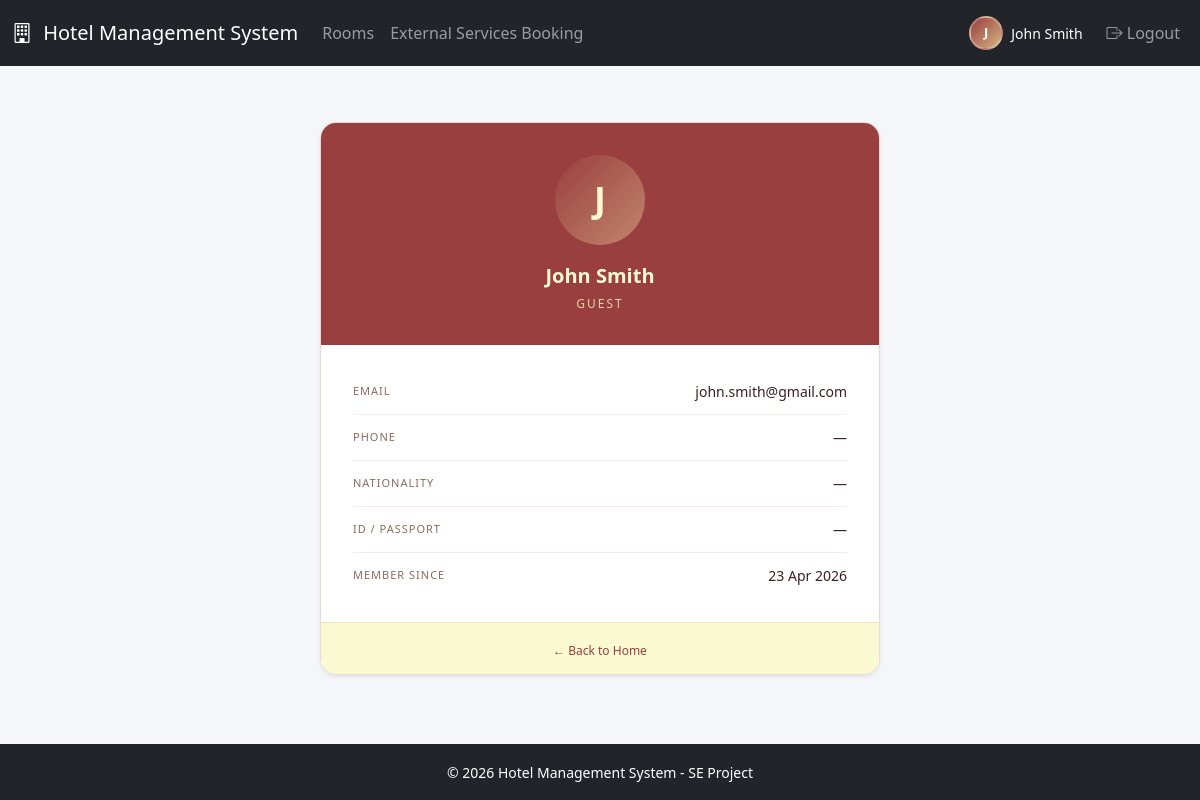
The app's page /?url=Home/guestprofile (signed in) with its own data.
### tables this page shows
CREATE TABLE users (
    id           INT UNSIGNED AUTO_INCREMENT PRIMARY KEY,
    role_id      INT UNSIGNED NOT NULL,
    name         VARCHAR(100) NOT NULL,
    email        VARCHAR(150) NOT NULL UNIQUE,
    password     VARCHAR(255) NOT NULL,           
    is_active    TINYINT(1)   NOT NULL DEFAULT 1,
    created_at   TIMESTAMP    DEFAULT CURRENT_TIMESTAMP,
    updated_at   TIMESTAMP    DEFAULT CURRENT_TIMESTAMP ON UPDATE CURRENT_TIMESTAMP,
    CONSTRAINT fk_users_role FOREIGN KEY (role_id) REFERENCES roles(id)
);

### core/Controller.php (called while the page is built, shortened)
<?php
class Controller
{
    protected function view(string $viewPath, array $data = []): void
    {
        extract($data);
        $file = VIEW_PATH . '/' . $viewPath . '.php';
        require $file;
    }
}
?>

### app/controllers/HomeController.php (called while the page is built, shortened)
<?php
class HomeController extends Controller
{
    public function guestprofile()
    {
        $userModel = new User();
        $guest = $userModel->find($_SESSION['user_id']);
        $this->view('home/guestprofile', [
            'pageTitle' => 'My Profile',
            'guest'     => $guest,
        ]);
    }
}

### index.php (called while the page is built, shortened)
<?php
require_once CORE_PATH . '/Database.php';
require_once CORE_PATH . '/Model.php';
require_once CORE_PATH . '/Controller.php';
$router = new Router();
$router->dispatch();

### core/Database.php (called while the page is built, shortened)
<?php
class Database
{
    private static $instance = null;
    public static function getConnection()
    {
        if (self::$instance === null) {
            self::$instance = mysqli_connect(DB_HOST, DB_USER, DB_PASS, DB_NAME);
            mysqli_set_charset(self::$instance, DB_CHARSET);
        }
        return self::$instance;
    }
}

### core/Model.php (called while the page is built, shortened)
<?php
class Model
{
    public function __construct()
    {
        $this->db = Database::getConnection();
    }
}

### app/models/User.php (called while the page is built, shortened)
<?php
class User extends Model
{
    public function find($id)
    {
        $id = mysqli_real_escape_string($this->db, $id);
        $result = mysqli_query($this->db, "SELECT * FROM users WHERE id = '$id'");
        return mysqli_fetch_assoc($result);
    }
}

### app/views/home/guestprofile.php (the view, shortened to what this page needs)
<?php
$guest     = $guest ?? [];
?>
<div class="profile-card shadow-sm">
    <div class="profile-header">
        <div class="profile-avatar">
            <?= strtoupper(substr($guest['name'] ?? 'G', 0, 1)) ?>
        </div>
        <div class="profile-name"><?= htmlspecialchars($guest['name'] ?? '', ENT_QUOTES, 'UTF-8') ?></div>
        <div class="profile-role">Guest</div>
    </div>
    <div class="profile-body">
        <div class="profile-row">
            <span class="profile-lbl">Email</span>
            <span class="profile-val"><?= htmlspecialchars($guest['email'] ?? '—', ENT_QUOTES, 'UTF-8') ?></span>
        </div>
        <div class="profile-row">
            <span class="profile-lbl">Phone</span>
            <span class="profile-val"><?= htmlspecialchars($guest['phone'] ?? '—', ENT_QUOTES, 'UTF-8') ?></span>
        </div>
        <div class="profile-row">
            <span class="profile-lbl">Nationality</span>
            <span class="profile-val"><?= htmlspecialchars($guest['nationality'] ?? '—', ENT_QUOTES, 'UTF-8') ?></span>
        </div>
        <div class="profile-row">
            <span class="profile-lbl">ID / Passport</span>
            <span class="profile-val"><?= htmlspecialchars($guest['national_id'] ?? '—', ENT_QUOTES, 'UTF-8') ?></span>
        </div>
        <div class="profile-row">
            <span class="profile-lbl">Member since</span>
            <span class="profile-val">
                <?= !empty($guest['created_at']) ? date('d M Y', strtotime($guest['created_at'])) : '—' ?>
            </span>
        </div>
    </div>
    <div class="profile-card-footer">
        <a href="<?= APP_URL ?>">← Back to Home</a>
    </div>
</div>
<?php
require VIEW_PATH . '/layouts/main.php';
?>

### public/assets/css/style.css (style rules this page uses)
body { font-family: 'Segoe UI', Tahoma, Geneva, Verdana, sans-serif; background-color: #f4f6f9; min-height: 100vh; display: flex; flex-direction: column; }

### app/views/home/guestprofile.php (style rules this page uses)
.profile-avatar { width:90px;height:90px;border-radius:50%; background:linear-gradient(135deg,#9A3F3F,#C1856D); display:flex;align-items:center;justify-content:center; font-size:36px;font-weight:600;color:#FBF9D1; margin:0 auto 1rem; }
.profile-card { max-width:560px;margin:2rem auto; border-radius:16px; border:0.5px solid rgba(193,133,109,0.25); overflow:hidden; }
.profile-header { background:#9A3F3F; padding:2rem;text-align:center; }
.profile-name { font-size:20px;font-weight:600;color:#FBF9D1;margin-bottom:4px; }
.profile-role { font-size:12px;letter-spacing:2px;text-transform:uppercase;color:#E6CFA9; }
.profile-body { background:#fff;padding:1.5rem 2rem; }
.profile-row { display:flex;justify-content:space-between;align-items:center; padding:12px 0; border-bottom:0.5px solid rgba(193,133,109,0.15); }
.profile-row:last-child { border-bottom:none; }
.profile-lbl { font-size:11px;text-transform:uppercase;letter-spacing:1px;color:#8B6B5E; }
.profile-val { font-size:14px;font-weight:500;color:#3B1F1F; }
.profile-card-footer { background:#FBF9D1; padding:.85rem 2rem;text-align:center; border-top:0.5px solid rgba(193,133,109,0.2); }
.profile-card-footer a { font-size:12px;color:#9A3F3F;text-decoration:none;font-weight:500; }

### records on screen
users: name "J", name "John Smith", email "john.smith@gmail.com", created_at "23 Apr 2026"

### other values on screen
APP_NAME "Hotel Management System"
substr($_SESSION['user_name'] ?? 'G', 0, 1) "J"
$currentUserName "John Smith"
$guest['phone'] "—"
$guest['nationality'] "—"
$guest['national_id'] "—"
